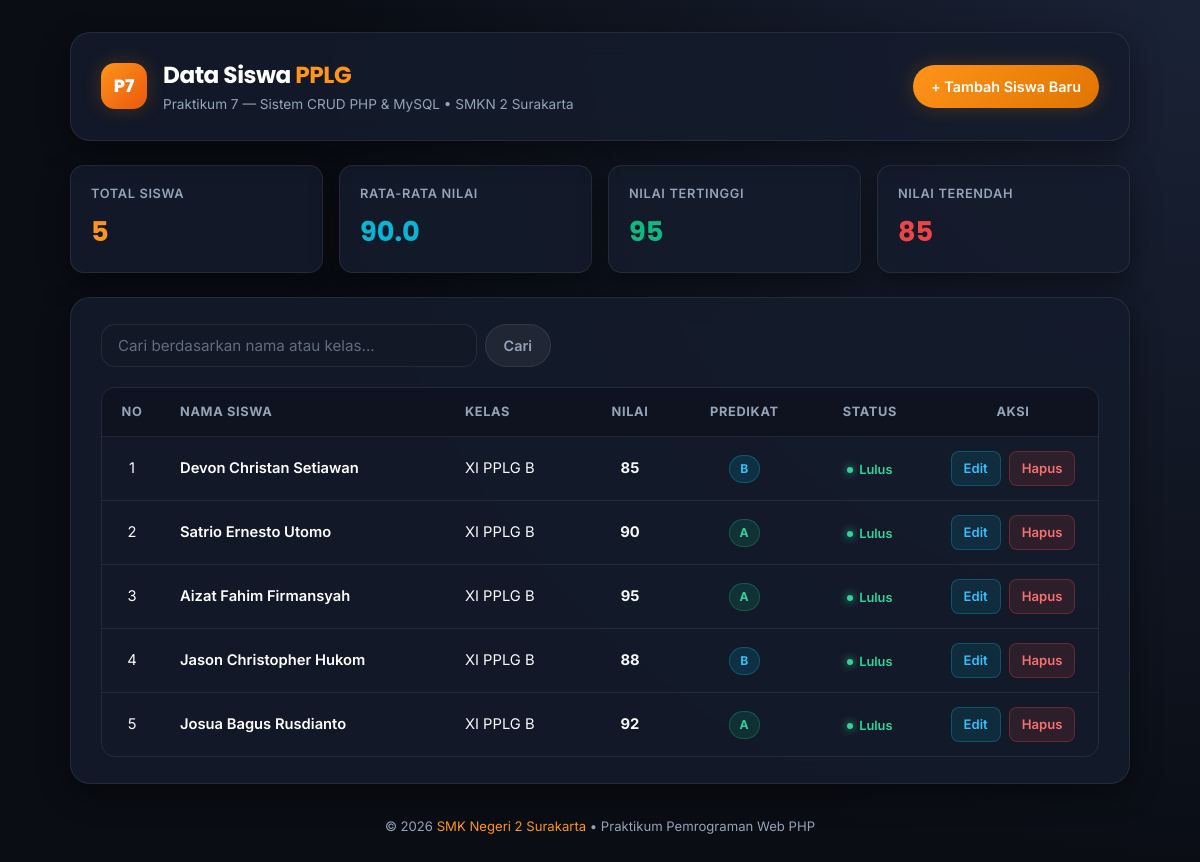
The page / on the database its author committed.
### tables this page shows
CREATE TABLE IF NOT EXISTS `siswa` (
  `id` INT(11) NOT NULL AUTO_INCREMENT,
  `nama` VARCHAR(50) NOT NULL,
  `kelas` VARCHAR(20) NOT NULL,
  `nilai` INT(11) NOT NULL,
  PRIMARY KEY (`id`)
);

### index.php (the view, shortened to what this page needs)
<?php
include "koneksi.php";
$cari = isset($_GET['cari']) ? trim($_GET['cari']) : '';
if (!empty($cari)) {
    $stmt = mysqli_prepare($koneksi, "SELECT * FROM siswa WHERE nama LIKE ? OR kelas LIKE ? ORDER BY id DESC");
    $param = "%" . $cari . "%";
    mysqli_stmt_bind_param($stmt, "ss", $param, $param);
    mysqli_stmt_execute($stmt);
    $query = mysqli_stmt_get_result($stmt);
} else {
    $query = mysqli_query($koneksi, "SELECT * FROM siswa ORDER BY id DESC");
}
$stat_query = mysqli_query($koneksi, "SELECT COUNT(*) as total, AVG(nilai) as rata_rata, MAX(nilai) as max_nilai, MIN(nilai) as min_nilai FROM siswa");
$stats = mysqli_fetch_assoc($stat_query);
function hitungPredikat($nilai) {
    if ($nilai >= 90) return ["grade" => "A", "class" => "badge-a"];
    if ($nilai >= 80) return ["grade" => "B", "class" => "badge-b"];
    return ["grade" => "D", "class" => "badge-d"];
}
?>
<!DOCTYPE html>
<html lang="id">
<head>
    <link rel="stylesheet" href="style.css">
</head>
<body>
<div class="container">
    <header class="app-header">
        <div class="brand-wrapper">
            <div class="brand-badge">P7</div>
            <div>
                <h1 class="brand-title">Data Siswa <span>PPLG</span></h1>
                <p class="brand-subtitle">Praktikum 7 — Sistem CRUD PHP & MySQL &bull; SMKN 2 Surakarta</p>
            </div>
        </div>
        <div>
            <a href="tambah.php" class="btn btn-primary">+ Tambah Siswa Baru</a>
        </div>
    </header>
    <div class="stats-grid">
        <div class="stat-card">
            <div class="stat-label">Total Siswa</div>
            <div class="stat-value accent-orange"><?= (int)$stats['total'] ?></div>
        </div>
        <div class="stat-card">
            <div class="stat-label">Rata-Rata Nilai</div>
            <div class="stat-value accent-cyan">
                <?= $stats['rata_rata'] !== null ? number_format($stats['rata_rata'], 1) : '0' ?>
            </div>
        </div>
        <div class="stat-card">
            <div class="stat-label">Nilai Tertinggi</div>
            <div class="stat-value accent-emerald"><?= $stats['max_nilai'] !== null ? (int)$stats['max_nilai'] : '0' ?></div>
        </div>
        <div class="stat-card">
            <div class="stat-label">Nilai Terendah</div>
            <div class="stat-value accent-rose"><?= $stats['min_nilai'] !== null ? (int)$stats['min_nilai'] : '0' ?></div>
        </div>
    </div>
    <main class="main-card">
        <div class="toolbar">
            <form action="" method="GET" class="search-box">
                <input
                    type="text"
                    name="cari"
                    class="form-control"
                    placeholder="Cari berdasarkan nama atau kelas..."
                    value="<?= htmlspecialchars($cari) ?>"
                >
                <button type="submit" class="btn btn-secondary">Cari</button>
            </form>
        </div>
        <div class="table-responsive">
            <table>
                <thead>
                    <tr>
                        <th class="td-center" style="width: 60px;">No</th>
                        <th>Nama Siswa</th>
                        <th>Kelas</th>
                        <th class="td-center">Nilai</th>
                        <th class="td-center">Predikat</th>
                        <th class="td-center">Status</th>
                        <th class="td-center" style="width: 170px;">Aksi</th>
                    </tr>
                </thead>
                <tbody>
                    <?php
                    $no = 1;
                    if (mysqli_num_rows($query) > 0):
                        while ($data = mysqli_fetch_assoc($query)):
                            $predikatInfo = hitungPredikat($data['nilai']);
                            $statusLulus = ($data['nilai'] >= 75);
                    ?>
                    <tr>
                        <td class="td-center"><?= $no++ ?></td>
                        <td>
                            <span class="student-name"><?= htmlspecialchars($data['nama']) ?></span>
                        </td>
                        <td><?= htmlspecialchars($data['kelas']) ?></td>
                        <td class="td-center">
                            <strong><?= (int)$data['nilai'] ?></strong>
                        </td>
                        <td class="td-center">
                            <span class="badge <?= $predikatInfo['class'] ?>">
                                <?= $predikatInfo['grade'] ?>
                            </span>
                        </td>
                        <td class="td-center">
                            <?php if ($statusLulus): ?>
                                <span class="status-pill status-lulus">Lulus</span>
                            <?php else: ?>
                                <span class="status-pill status-remidi">Remidi</span>
                            <?php endif; ?>
                        </td>
                        <td class="td-center">
                            <div class="actions-group">
                                <a href="edit.php?id=<?= $data['id'] ?>" class="btn btn-sm btn-edit">Edit</a>
                                <a
                                    href="hapus.php?id=<?= $data['id'] ?>"
                                    class="btn btn-sm btn-delete"
                                    onclick="return confirm('Apakah Anda yakin ingin menghapus data siswa <?= htmlspecialchars(addslashes($data['nama'])) ?>?')"
                                >Hapus</a>
                            </div>
                        </td>
                    </tr>
                    <?php
                        endwhile;
                    endif; ?>
                </tbody>
            </table>
        </div>
    </main>
    <footer class="app-footer">
        <p>&copy; 2026 <span>SMK Negeri 2 Surakarta</span> &bull; Praktikum Pemrograman Web PHP</p>
    </footer>
</div>
</body>
</html>

### rows shown on the page
siswa: nama "Devon Christan Setiawan", kelas "XI PPLG B", nilai "85", nilai "B", shows "Lulus"
siswa: nama "Satrio Ernesto Utomo", kelas "XI PPLG B", nilai "90", nilai "A", shows "Lulus"
siswa: nama "Aizat Fahim Firmansyah", kelas "XI PPLG B", nilai "95", nilai "A", shows "Lulus"
siswa: nama "Jason Christopher Hukom", kelas "XI PPLG B", nilai "88", nilai "B", shows "Lulus"
siswa: nama "Josua Bagus Rusdianto", kelas "XI PPLG B", nilai "92", nilai "A", shows "Lulus"

### other values the page prints
$stats['total'] "5"
$stats['rata_rata'] "90.0"
$stats['max_nilai'] "95"
$stats['min_nilai'] "85"
